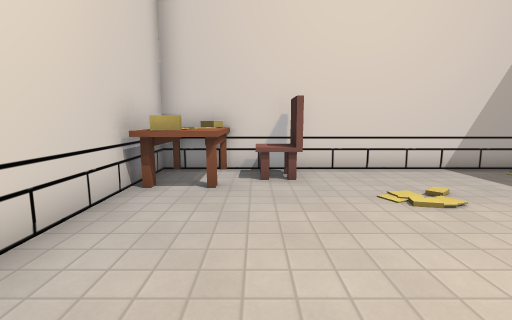
[1] (above)

17 first-person views from a walk through a 3-D level made in the Godot game engine. The camera is 1.3 m above the floor, tilts 8° down and sees 85° across. The floor is counted in squares, 1 m on a side. Each view is taken from the middle of a square. On the plan, view 1 faces up. The plan holds only what a view shows up to about 13 squares ahead; the rest is blank. The place goes on beyond the plan. Characters and animated objects are left out. Some surface patterns are stand-ins.

[2]
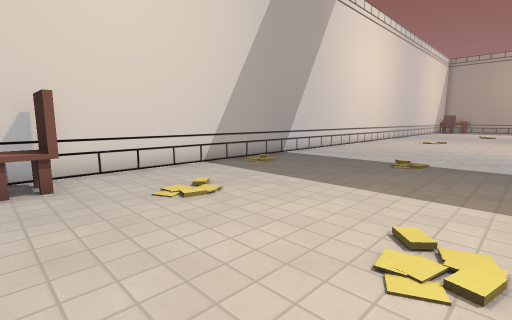

[3]
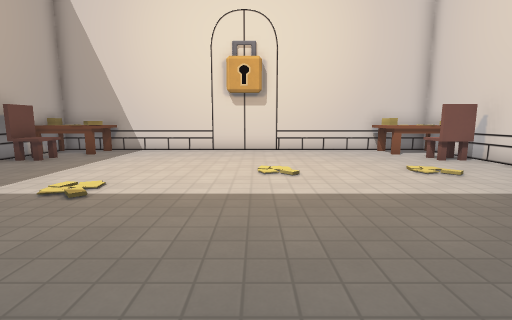

[4]
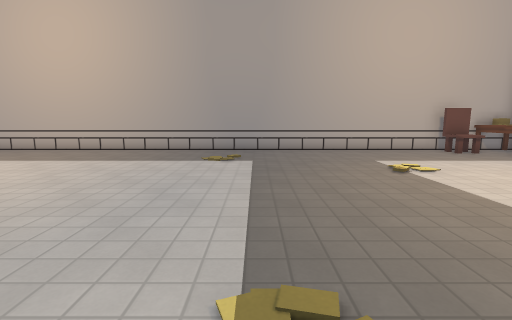

[5]
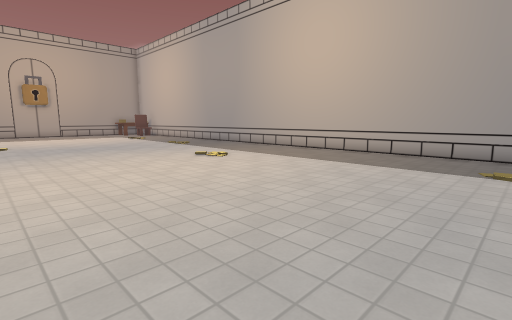

[6]
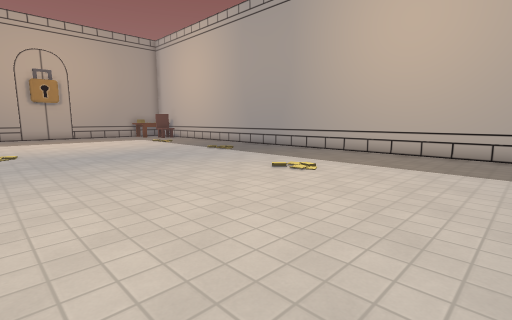

[7]
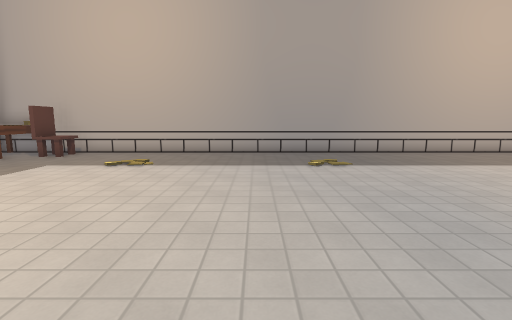

[8]
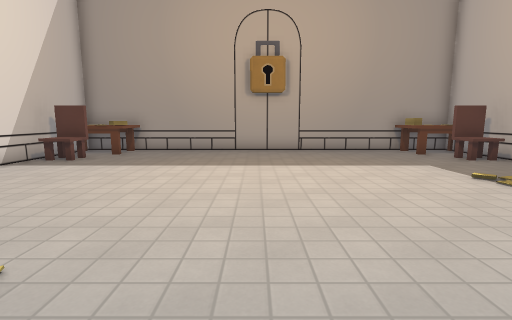

[9]
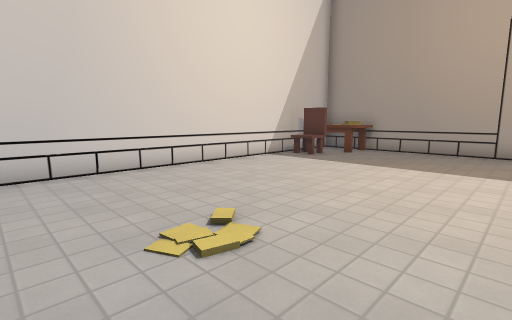

[10]
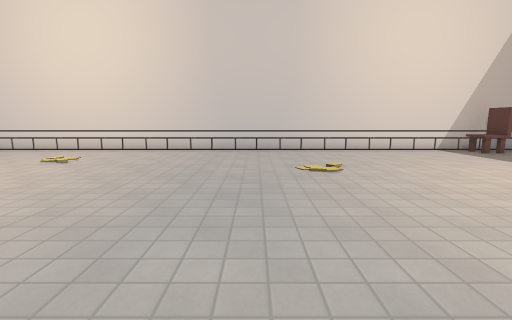

[11]
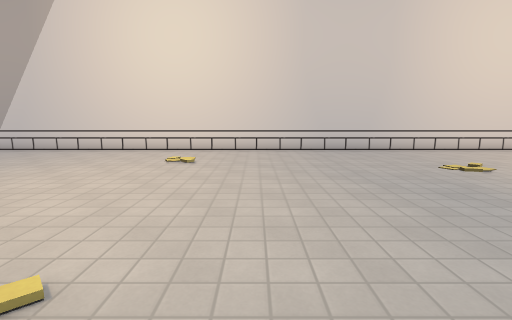

[12]
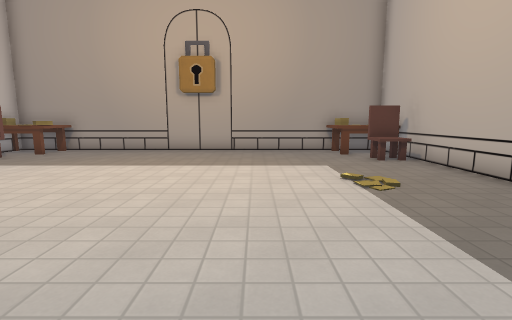

[13]
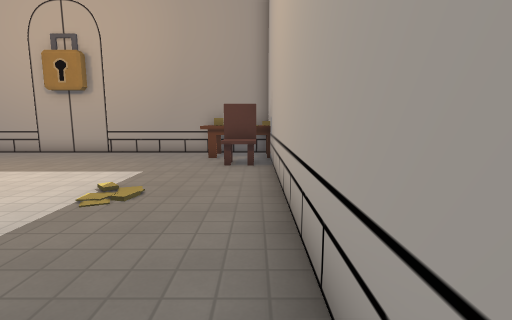

[14]
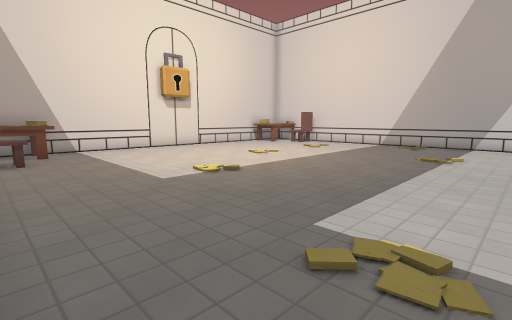

[15]
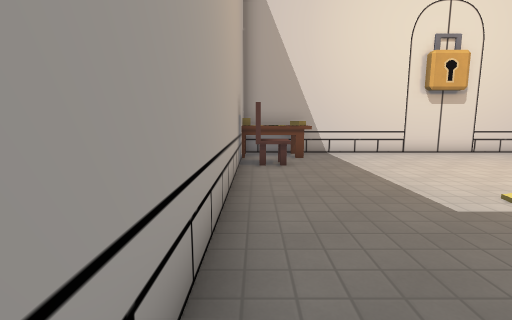

[16]
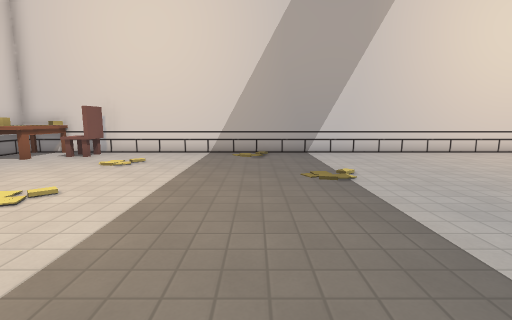

[17]
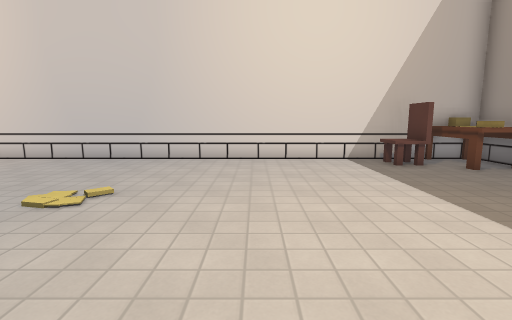

### Floor plan
Points are (right, up) in squares from view 1. A wall is a line through its corners. A room is listed if a view was taken in it or the views show most of it. See-through windows are left out.
Room 1 (views 1, 2, 3, 4, 5, 6, 7, 8, 9, 10, 11, 12, 13, 14, 15, 16, 17)
walls: (1, -7) (1, -8.1); (0.9, 5.9) (0.9, 7); (1, 7.1) (1, 6) (0, 6); (34.1, -7) (35.1, -7); (-0.1, -7.9) (1.1, -7.9); (-0.5, -8.5) (35.5, -8.5); (34.9, 5.9) (34.9, 7.1); (34.9, -8.1) (34.9, -6.9); (35.1, 6) (34.1, 6); (35.5, 7.5) (-0.5, 7.5); (-2.5, 7.6) (-2.5, -8.5); (37.5, -8.6) (37.5, 7.5)
low walls: (-0.1, -7) (1, -7); (34.1, 6) (34.1, 7); (34.1, -8.1) (34.1, -7)
ways out: gap at (1, 7)
objects: table (-2, -9) to (-1, -6); table (-2, 5) to (-1, 8); table (36, -9) to (37, -6); table (36, 5) to (37, 8)

Where each view was taken, in squares from view 1:
view 1: 0 up, 0 right, facing up
view 2: 0 up, 0 right, facing up-right
view 3: 0 up, 10 right, facing left
view 4: 4 up, 9 right, facing down
view 5: 3 up, 10 right, facing down-right
view 6: 3 up, 14 right, facing down-right
view 7: 3 up, 27 right, facing down
view 8: 0 up, 25 right, facing right
view 9: 0 up, 25 right, facing up-right
view 10: 5 down, 25 right, facing up
view 11: 5 down, 21 right, facing up
view 12: 3 down, 25 right, facing right
view 13: 8 down, 26 right, facing right
view 14: 8 down, 11 right, facing up-left
view 15: 8 down, 9 right, facing left
view 16: 4 down, 7 right, facing up
view 17: 2 down, 30 right, facing up
